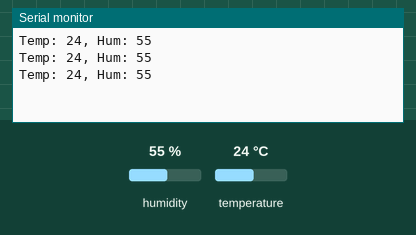
Recording of a sketch running on a simulated ESP32. Shown: the last lines printed to the serial monitor. Inputs (shaded band) come from the test bench; at power-on: humidity 55 %, temperature 24 °C.

Above: at 2.8 s.
2.9 s: humidity set to 22 %
At 5.5 s:
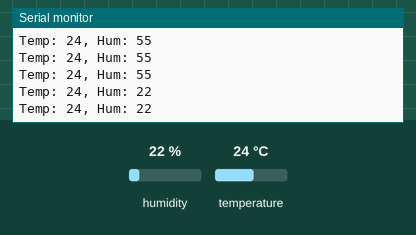
5.6 s: temperature set to 12 °C
At 6.9 s:
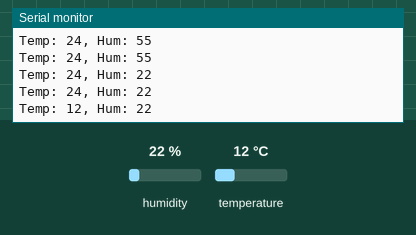
8.3 s: humidity set to 40 %
At 9.5 s:
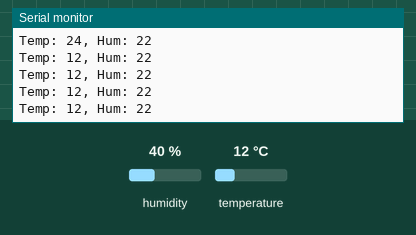
Timing chart, 0 to 11.3 s (numbered marks = the images above; inputs shaded):
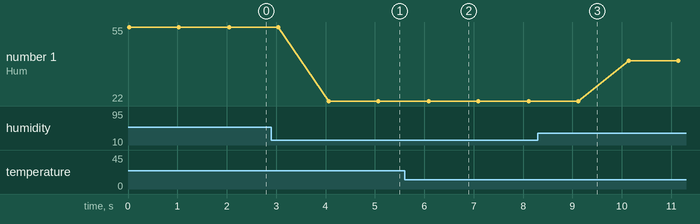

Measured:
- after the input at 2.9 s, the serial monitor: prints a new line after 1.2 s (image 1)
- after the input at 5.6 s, the serial monitor: prints a new line after 0.49 s (image 2)
- plotted number 1: 55 → 22 after the input at 2.9 s, 22 → 40 after the input at 8.3 s

The sketch:

dhttest-esp32.ino
```cpp
/***********************************************************
 * Input: DHT11 Sensor
 * Output: Serial Monitor
 * Programmer: Madhu Parvathaneni (linkedin.com/in/MadhuPIoT)
 * Hardware Engineer: Madhu Parvathaneni (linkedin.com/in/MadhuPIoT)
 * Client: KITS Guntur
 * Date: 23rd Feb 2021
 ***********************************************************/

#include "DHT.h"

DHT dht(23,DHT11);

void setup() {
 Serial.begin(115200);
 dht.begin();
}

void loop() {
  int temp=dht.readTemperature();
  int hum=dht.readHumidity();
  Serial.print("Temp: ");
  Serial.print(temp);
  Serial.print(", Hum: ");
  Serial.println(hum);
  delay(1000);

}
```
